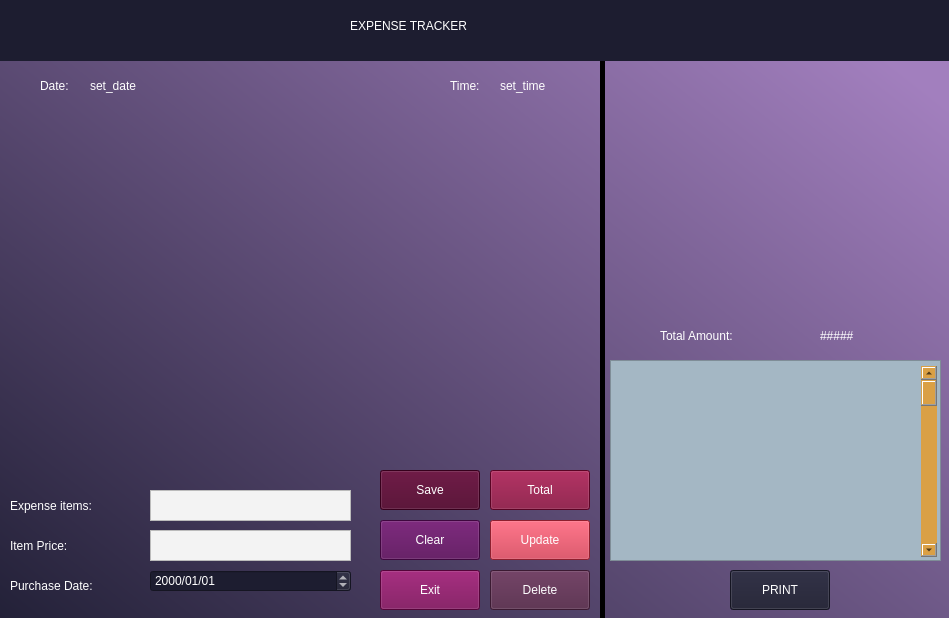
<?xml version="1.0" encoding="UTF-8"?>
<ui version="4.0">
 <class>MainWindow</class>
 <widget class="QMainWindow" name="MainWindow">
  <property name="geometry">
   <rect>
    <x>0</x>
    <y>0</y>
    <width>949</width>
    <height>618</height>
   </rect>
  </property>
  <property name="windowTitle">
   <string>Expense Tracker</string>
  </property>
  <property name="styleSheet">
   <string notr="true">background-color: qlineargradient(spread:pad, x1:0, y1:1, x2:1, y2:0.176136, stop:0 rgba(35, 33, 56, 255), stop:1 rgba(162, 127, 190, 255));</string>
  </property>
  <widget class="QWidget" name="centralwidget">
   <widget class="QFrame" name="frame">
    <property name="geometry">
     <rect>
      <x>0</x>
      <y>0</y>
      <width>951</width>
      <height>61</height>
     </rect>
    </property>
    <property name="styleSheet">
     <string notr="true">background-color: rgb(29, 29, 48);
border: none;
</string>
    </property>
    <property name="frameShape">
     <enum>QFrame::StyledPanel</enum>
    </property>
    <property name="frameShadow">
     <enum>QFrame::Raised</enum>
    </property>
    <widget class="QLabel" name="header">
     <property name="geometry">
      <rect>
       <x>350</x>
       <y>10</y>
       <width>331</width>
       <height>31</height>
      </rect>
     </property>
     <property name="styleSheet">
      <string notr="true">background: transparent;
color: rgb(255, 255, 255);
font: 75 20pt &quot;Cascadia Code&quot;;</string>
     </property>
     <property name="text">
      <string>EXPENSE TRACKER</string>
     </property>
    </widget>
   </widget>
   <widget class="Line" name="line">
    <property name="geometry">
     <rect>
      <x>600</x>
      <y>60</y>
      <width>5</width>
      <height>561</height>
     </rect>
    </property>
    <property name="maximumSize">
     <size>
      <width>5</width>
      <height>16777215</height>
     </size>
    </property>
    <property name="styleSheet">
     <string notr="true">background-color: rgb(0, 0, 0);</string>
    </property>
    <property name="orientation">
     <enum>Qt::Vertical</enum>
    </property>
   </widget>
   <widget class="QLabel" name="expense">
    <property name="geometry">
     <rect>
      <x>10</x>
      <y>490</y>
      <width>171</width>
      <height>31</height>
     </rect>
    </property>
    <property name="styleSheet">
     <string notr="true">background: transparent;
color: rgb(255, 255, 255);
font: 75 12pt &quot;Myanmar Text&quot;;</string>
    </property>
    <property name="text">
     <string>Expense items:</string>
    </property>
   </widget>
   <widget class="QLabel" name="item_price">
    <property name="geometry">
     <rect>
      <x>10</x>
      <y>530</y>
      <width>171</width>
      <height>31</height>
     </rect>
    </property>
    <property name="styleSheet">
     <string notr="true">background: transparent;
color: rgb(255, 255, 255);
font: 75 12pt &quot;Myanmar Text&quot;;</string>
    </property>
    <property name="text">
     <string>Item Price:</string>
    </property>
   </widget>
   <widget class="QLabel" name="purchase_date">
    <property name="geometry">
     <rect>
      <x>10</x>
      <y>570</y>
      <width>171</width>
      <height>31</height>
     </rect>
    </property>
    <property name="styleSheet">
     <string notr="true">background: transparent;
color: rgb(255, 255, 255);
font: 75 12pt &quot;Myanmar Text&quot;;</string>
    </property>
    <property name="text">
     <string>Purchase Date:</string>
    </property>
   </widget>
   <widget class="QTextEdit" name="expense_text">
    <property name="geometry">
     <rect>
      <x>150</x>
      <y>490</y>
      <width>201</width>
      <height>31</height>
     </rect>
    </property>
    <property name="cursor" stdset="0">
     <cursorShape>IBeamCursor</cursorShape>
    </property>
    <property name="styleSheet">
     <string notr="true">background-color: rgb(243, 243, 243);
font: 9pt &quot;MS Shell Dlg 2&quot;;
color: rgb(0, 0, 0);</string>
    </property>
   </widget>
   <widget class="QTextEdit" name="expense_text_2">
    <property name="geometry">
     <rect>
      <x>150</x>
      <y>530</y>
      <width>201</width>
      <height>31</height>
     </rect>
    </property>
    <property name="cursor" stdset="0">
     <cursorShape>IBeamCursor</cursorShape>
    </property>
    <property name="styleSheet">
     <string notr="true">background-color: rgb(243, 243, 243);
font: 9pt &quot;MS Shell Dlg 2&quot;;
color: rgb(0, 0, 0);</string>
    </property>
   </widget>
   <widget class="QDateEdit" name="dateEdit">
    <property name="geometry">
     <rect>
      <x>150</x>
      <y>570</y>
      <width>201</width>
      <height>22</height>
     </rect>
    </property>
    <property name="styleSheet">
     <string notr="true">color: rgb(255, 255, 255);
background-color: rgb(29, 29, 48);
font: 9pt &quot;MS Shell Dlg 2&quot;;</string>
    </property>
    <property name="maximumDate">
     <date>
      <year>9999</year>
      <month>12</month>
      <day>30</day>
     </date>
    </property>
    <property name="displayFormat">
     <string>yyyy/MM/dd</string>
    </property>
   </widget>
   <widget class="QPushButton" name="save">
    <property name="geometry">
     <rect>
      <x>380</x>
      <y>470</y>
      <width>100</width>
      <height>40</height>
     </rect>
    </property>
    <property name="cursor">
     <cursorShape>PointingHandCursor</cursorShape>
    </property>
    <property name="styleSheet">
     <string notr="true">background-color: rgb(76, 0, 39);
font: 75 7pt &quot;MS Shell Dlg 2&quot;;
color: rgb(255, 255, 255);</string>
    </property>
    <property name="text">
     <string>Save</string>
    </property>
    <property name="icon">
     <iconset resource="icons/icons.qrc">
      <normaloff>:/icons/save.png</normaloff>:/icons/save.png</iconset>
    </property>
   </widget>
   <widget class="QPushButton" name="Clear">
    <property name="geometry">
     <rect>
      <x>380</x>
      <y>520</y>
      <width>100</width>
      <height>40</height>
     </rect>
    </property>
    <property name="cursor">
     <cursorShape>PointingHandCursor</cursorShape>
    </property>
    <property name="styleSheet">
     <string notr="true">background-color: rgb(87, 10, 87);
font: 75 7pt &quot;MS Shell Dlg 2&quot;;
color: rgb(255, 255, 255);</string>
    </property>
    <property name="text">
     <string>Clear</string>
    </property>
    <property name="icon">
     <iconset resource="icons/icons.qrc">
      <normaloff>:/icons/eraser.png</normaloff>:/icons/eraser.png</iconset>
    </property>
   </widget>
   <widget class="QPushButton" name="exit">
    <property name="geometry">
     <rect>
      <x>380</x>
      <y>570</y>
      <width>100</width>
      <height>40</height>
     </rect>
    </property>
    <property name="cursor">
     <cursorShape>PointingHandCursor</cursorShape>
    </property>
    <property name="styleSheet">
     <string notr="true">background-color: rgb(117, 5, 80);
font: 75 7pt &quot;MS Shell Dlg 2&quot;;
color: rgb(255, 255, 255);</string>
    </property>
    <property name="text">
     <string>Exit</string>
    </property>
    <property name="icon">
     <iconset resource="icons/icons.qrc">
      <normaloff>:/icons/error.png</normaloff>:/icons/error.png</iconset>
    </property>
   </widget>
   <widget class="QPushButton" name="total">
    <property name="geometry">
     <rect>
      <x>490</x>
      <y>470</y>
      <width>100</width>
      <height>40</height>
     </rect>
    </property>
    <property name="cursor">
     <cursorShape>PointingHandCursor</cursorShape>
    </property>
    <property name="styleSheet">
     <string notr="true">background-color: rgb(125, 6, 51);
font: 75 7pt &quot;MS Shell Dlg 2&quot;;
color: rgb(255, 255, 255);</string>
    </property>
    <property name="text">
     <string>Total</string>
    </property>
    <property name="icon">
     <iconset resource="icons/icons.qrc">
      <normaloff>:/icons/total.png</normaloff>:/icons/total.png</iconset>
    </property>
   </widget>
   <widget class="QPushButton" name="update">
    <property name="geometry">
     <rect>
      <x>490</x>
      <y>520</y>
      <width>100</width>
      <height>40</height>
     </rect>
    </property>
    <property name="cursor">
     <cursorShape>PointingHandCursor</cursorShape>
    </property>
    <property name="styleSheet">
     <string notr="true">background-color: rgb(199, 44, 65);
font: 75 7pt &quot;MS Shell Dlg 2&quot;;
color: rgb(255, 255, 255);</string>
    </property>
    <property name="text">
     <string>Update</string>
    </property>
    <property name="icon">
     <iconset resource="icons/icons.qrc">
      <normaloff>:/icons/reload.png</normaloff>:/icons/reload.png</iconset>
    </property>
   </widget>
   <widget class="QPushButton" name="delete_2">
    <property name="geometry">
     <rect>
      <x>490</x>
      <y>570</y>
      <width>100</width>
      <height>40</height>
     </rect>
    </property>
    <property name="cursor">
     <cursorShape>PointingHandCursor</cursorShape>
    </property>
    <property name="styleSheet">
     <string notr="true">background-color: rgb(82, 37, 70);
font: 75 7pt &quot;MS Shell Dlg 2&quot;;
color: rgb(255, 255, 255);</string>
    </property>
    <property name="text">
     <string>Delete</string>
    </property>
    <property name="icon">
     <iconset resource="icons/icons.qrc">
      <normaloff>:/icons/delete.png</normaloff>:/icons/delete.png</iconset>
    </property>
   </widget>
   <widget class="QLabel" name="totalamount">
    <property name="geometry">
     <rect>
      <x>660</x>
      <y>320</y>
      <width>171</width>
      <height>31</height>
     </rect>
    </property>
    <property name="styleSheet">
     <string notr="true">background: transparent;
color: rgb(255, 255, 255);
font: 75 12pt &quot;Cascadia Code&quot;;</string>
    </property>
    <property name="text">
     <string>Total Amount:</string>
    </property>
   </widget>
   <widget class="QLabel" name="totalamount_2">
    <property name="geometry">
     <rect>
      <x>820</x>
      <y>320</y>
      <width>171</width>
      <height>31</height>
     </rect>
    </property>
    <property name="styleSheet">
     <string notr="true">background: transparent;
color: rgb(255, 255, 255);
font: 75 12pt &quot;Cascadia Code&quot;;</string>
    </property>
    <property name="text">
     <string>#####</string>
    </property>
   </widget>
   <widget class="QPushButton" name="print">
    <property name="geometry">
     <rect>
      <x>730</x>
      <y>570</y>
      <width>100</width>
      <height>40</height>
     </rect>
    </property>
    <property name="cursor">
     <cursorShape>PointingHandCursor</cursorShape>
    </property>
    <property name="styleSheet">
     <string notr="true">background-color: rgb(29, 29, 48);
font: 75 7pt &quot;MS Shell Dlg 2&quot;;
color: rgb(255, 255, 255);</string>
    </property>
    <property name="text">
     <string>PRINT</string>
    </property>
    <property name="icon">
     <iconset resource="icons/icons.qrc">
      <normaloff>:/icons/print.png</normaloff>:/icons/print.png</iconset>
    </property>
   </widget>
   <widget class="QScrollArea" name="scrollArea">
    <property name="geometry">
     <rect>
      <x>610</x>
      <y>360</y>
      <width>331</width>
      <height>201</height>
     </rect>
    </property>
    <property name="styleSheet">
     <string notr="true">background-color: rgb(164, 183, 196);</string>
    </property>
    <property name="widgetResizable">
     <bool>true</bool>
    </property>
    <widget class="QWidget" name="scrollAreaWidgetContents_2">
     <property name="geometry">
      <rect>
       <x>0</x>
       <y>0</y>
       <width>329</width>
       <height>199</height>
      </rect>
     </property>
     <widget class="QScrollBar" name="verticalScrollBar">
      <property name="geometry">
       <rect>
        <x>310</x>
        <y>5</y>
        <width>16</width>
        <height>191</height>
       </rect>
      </property>
      <property name="styleSheet">
       <string notr="true">color: rgb(0, 0, 0);
background-color: rgb(218, 160, 69);</string>
      </property>
      <property name="orientation">
       <enum>Qt::Vertical</enum>
      </property>
     </widget>
    </widget>
   </widget>
   <widget class="QLabel" name="date">
    <property name="geometry">
     <rect>
      <x>40</x>
      <y>70</y>
      <width>51</width>
      <height>31</height>
     </rect>
    </property>
    <property name="styleSheet">
     <string notr="true">background: transparent;
color: rgb(255, 255, 255);
font: 75 italic 10pt &quot;MS Sans Serif&quot;;</string>
    </property>
    <property name="text">
     <string>Date:</string>
    </property>
   </widget>
   <widget class="QLabel" name="time">
    <property name="geometry">
     <rect>
      <x>450</x>
      <y>70</y>
      <width>51</width>
      <height>31</height>
     </rect>
    </property>
    <property name="styleSheet">
     <string notr="true">background: transparent;
color: rgb(255, 255, 255);
font: 75 italic 10pt &quot;MS Sans Serif&quot;;</string>
    </property>
    <property name="text">
     <string>Time:</string>
    </property>
   </widget>
   <widget class="QLabel" name="setdate">
    <property name="geometry">
     <rect>
      <x>90</x>
      <y>70</y>
      <width>71</width>
      <height>31</height>
     </rect>
    </property>
    <property name="styleSheet">
     <string notr="true">background: transparent;
color: rgb(255, 255, 255);
font: 75 italic 10pt &quot;MS Sans Serif&quot;;</string>
    </property>
    <property name="text">
     <string>set_date</string>
    </property>
   </widget>
   <widget class="QLabel" name="settime">
    <property name="geometry">
     <rect>
      <x>500</x>
      <y>70</y>
      <width>71</width>
      <height>31</height>
     </rect>
    </property>
    <property name="styleSheet">
     <string notr="true">background: transparent;
color: rgb(255, 255, 255);
font: 75 italic 10pt &quot;MS Sans Serif&quot;;</string>
    </property>
    <property name="text">
     <string>set_time</string>
    </property>
   </widget>
   <zorder>line</zorder>
   <zorder>expense</zorder>
   <zorder>item_price</zorder>
   <zorder>purchase_date</zorder>
   <zorder>expense_text</zorder>
   <zorder>expense_text_2</zorder>
   <zorder>dateEdit</zorder>
   <zorder>frame</zorder>
   <zorder>save</zorder>
   <zorder>Clear</zorder>
   <zorder>exit</zorder>
   <zorder>total</zorder>
   <zorder>update</zorder>
   <zorder>delete_2</zorder>
   <zorder>totalamount</zorder>
   <zorder>totalamount_2</zorder>
   <zorder>print</zorder>
   <zorder>scrollArea</zorder>
   <zorder>date</zorder>
   <zorder>time</zorder>
   <zorder>setdate</zorder>
   <zorder>settime</zorder>
  </widget>
 </widget>
 <resources>
  <include location="icons/icons.qrc"/>
  <include location="images/images.qrc"/>
 </resources>
 <connections/>
</ui>
